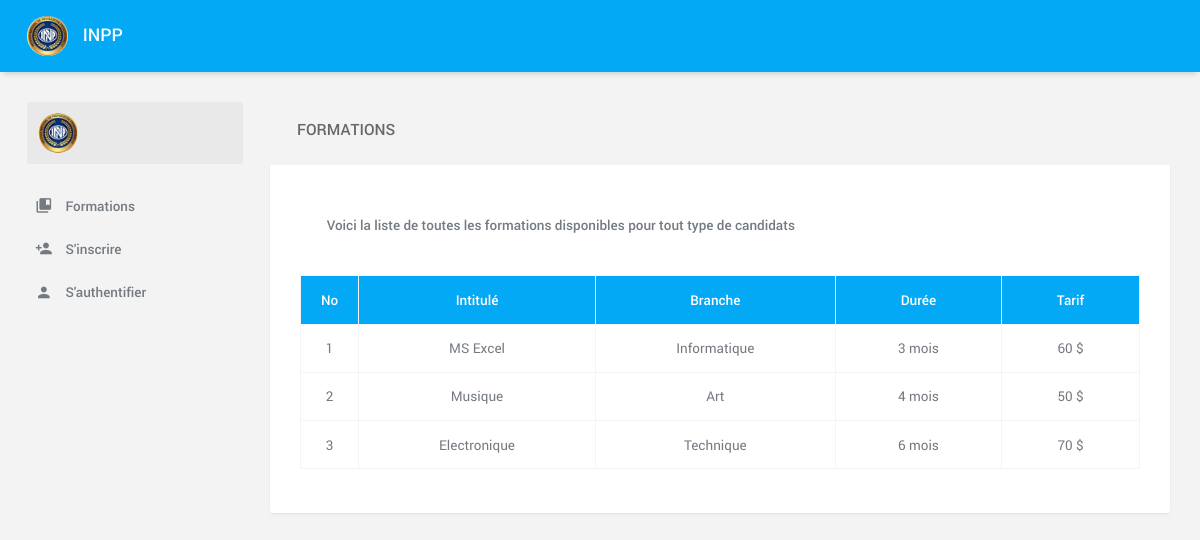
Before: /index.php/formation with the older database file.
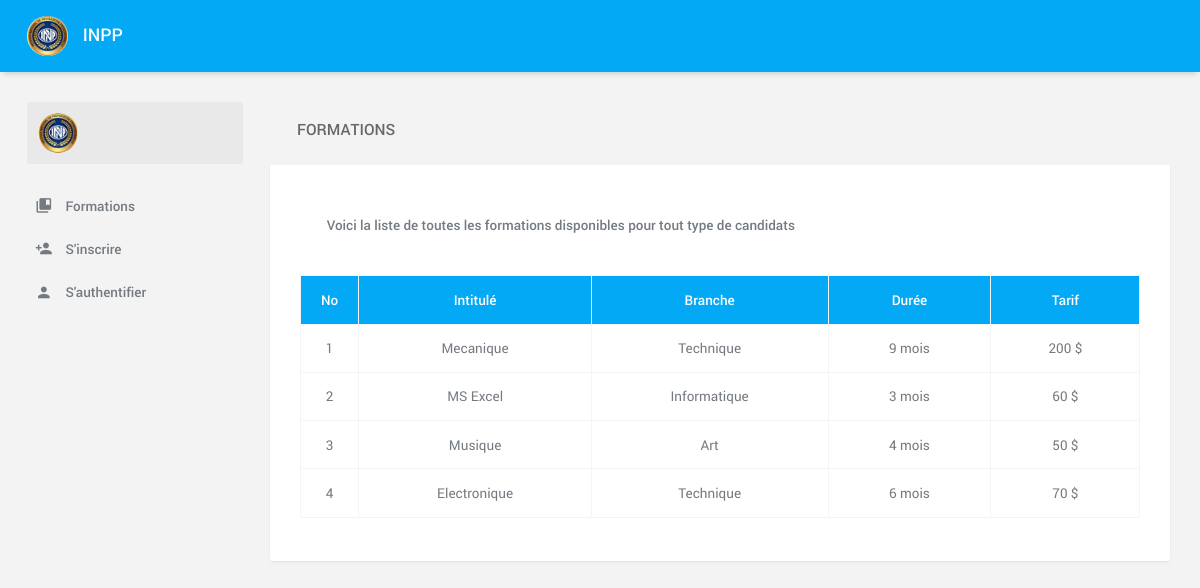
After: the same page with the newer database file.
### tables this page shows
CREATE TABLE `formation` (
  `id` int(11) NOT NULL,
  `intitule` varchar(100) NOT NULL,
  `duree` varchar(45) NOT NULL,
  `tarif` float DEFAULT NULL,
  `branche_id` int(11) NOT NULL
);

CREATE TABLE `branche` (
  `id` int(11) NOT NULL,
  `nom` varchar(45) NOT NULL
);

### application/controllers/Formation.php (called while the page is built, shortened)
<?php
class Formation extends CI_Controller
{
    public function __construct()
    {
		$this->load->model('Crud');
        $this->load->view('layout/admin/head');
        $this->load->view('layout/admin/sidebar');
        $this->load->view('layout/admin/topbar');
    }
	public function index()
    {
        $formation = $this->Crud->get_data_desc('formation');
        foreach($formation as $f)
        {
            $f->branche = $this->Crud->get_data('branche',['id'=>$f->branche_id])[0]->nom;
        }
        $data['formation'] = $formation;
        $this->load->view('formation/index',$data);
        $this->load->view('layout/admin/js');
    }
}

### index.php (called while the page is built, shortened)
<?php
require_once BASEPATH.'core/CodeIgniter.php';

### application/models/Crud.php (called while the page is built, shortened)
<?php
class Crud extends CI_Model
{
    public function get_data($table, $clause=[],$ordre=null,$limit=null)
	{
        $this->db->order_by($ordre);
		$this->db->limit($limit);
        $this->db->where($clause);
        return $this->db->get($table)->result();
	}
	public function get_data_desc($table,$clause=[],$limit=null)
	{
		$this->db->order_by('id','DESC');
        $this->db->limit($limit);
        $this->db->where($clause);
        return $this->db->get($table)->result();
	}
}

### application/views/formation/index.php (the view, shortened to what this page needs)
<section class="content">
    <header class="content__title">
        <h1 class="animated"><b>Formations</b></h1>
    </header>
    <div class="card animated fadeIn">
        <div class="card-body">
        <header class="content__title">
            <div class="row">
                <div class="col-md-9">
                    <p><b>Voici la liste de toutes les formations disponibles pour tout type de candidats</b></p>
                </div>
            </div>
        </header>
            <div class="table-responsive">
                <table id="data-table" class="table table-bordered table-hover">
                    <thead class="thead-default">
                        <tr class="alert alert-info">
                            <th style="width: 20px;">No</th>
                            <th>Intitulé</th>
                            <th>Branche</th>
                            <th>Durée</th>
                           <th>Tarif</th>
                        </tr>
                    </thead>
                    <tbody id="t-body">
                        <?php
                            $num = 0;
                            foreach($formation as $f)
                            {
                                ++$num;
                        ?>
                                <tr>
                                    <td style="text-align: center;"><?=$num?></td>
                                    <td style="text-align: center;"><?=$f->intitule?></td>
                                    <td style="text-align: center;"><?=$f->branche?></td>
                                    <td style="text-align: center;"><?=$f->duree?></td>
                                    <td style="text-align: center;"><?=$f->tarif?> $</td>
                                </tr>
                        <?php
                            }
                        ?>
                    </tbody>
                </table>
            </div>
        </div>
    </div>
</section>

### application/views/layout/admin/head.php (shortened to what this page needs)
<!DOCTYPE html>
<html lang="en">
<head>
    <link rel="stylesheet" href=<?= base_url('assets/vendors/material-design-iconic-font/css/material-design-iconic-font.min.css')?>>
    <link rel="stylesheet" href=<?= base_url('assets/vendors/animate.css/animate.min.css')?>>
    <link rel="stylesheet" href=<?= base_url('assets/vendors/select2/css/select2.min.css')?>>
    <link rel="stylesheet" href=<?= base_url('assets/vendors/jquery-scrollbar/jquery.scrollbar.css')?>>
    <link rel="stylesheet" href=<?= base_url('assets/vendors/fullcalendar/fullcalendar.min.css')?>>
    <link rel="stylesheet" href=<?= base_url('assets/css/app.min.css')?>>
    <link rel="stylesheet" href=<?= base_url('assets/demo/css/demo.css')?>>
</head>

### application/views/layout/admin/sidebar.php (shortened to what this page needs)
<aside class="sidebar">
    <div class="scrollbar-inner">
        <div class="user">
            <div class="user__info" data-toggle="dropdown">
                <img class="user__img" src="<?=base_url('assets/demo/img/inpp.jpg')?>" alt="">
            </div>
        </div>
        <ul class="navigation">
            <?php
                if($this->session->type_compte == 'candidat'){
            ?>
                <li><a href="<?=site_url('formation/index')?>"><i class="zmdi zmdi-collection-bookmark zmdi-hc-fw"></i> Formations</a></li>
                <li><a href="<?=site_url('payment/index')?>"><i class="zmdi zmdi-money-box zmdi-hc-fw"></i> Paiements</a></li>
                <li><a href="<?=site_url('formation/candidate_course')?>"><i class="zmdi zmdi-collection-bookmark zmdi-hc-fw"></i> Mes cours</a></li>
            <?php
                }elseif($this->session->type_compte == 'finance'){
            ?>
                <li><a href="<?=site_url('payment/view_paiement')?>"><i class="zmdi zmdi-money-box zmdi-hc-fw"></i> Paiements</a></li>
            <?php
                }else{
            ?>
                <li><a href="<?=site_url('formation/index')?>"><i class="zmdi zmdi-collection-bookmark zmdi-hc-fw"></i> Formations</a></li>
                <li><a href="<?=site_url('compte/new_candidate')?>"><i class="zmdi zmdi-account-add zmdi-hc-fw"></i> S'inscrire</a></li>
                <li><a href="<?=site_url('compte/login')?>"><i class="zmdi zmdi-account zmdi-hc-fw"></i> S'authentifier</a></li>
            <?php
                }
            ?>
        </ul>
    </div>
</aside>

### application/views/layout/admin/topbar.php (shortened to what this page needs)
<header class="header">
    <div class="header__logo hidden-sm-down">
        <h1>
            <img class="user__img img-fluid" width="50px" height="50px" src="<?=base_url('assets/demo/img/inpp.jpg')?>" alt="">
            <span class="text-white"><b>INPP</b></span>
        </h1>
    </div>
</header>
<body data-ma-theme="green">
    <main class="main">

### application/views/formation/index.php (style rules this page uses)
th { text-align: center; }

Changed rows visible on the page:
added formation: intitule "Mecanique", branche.nom "Technique", duree "9 mois", tarif "200"
